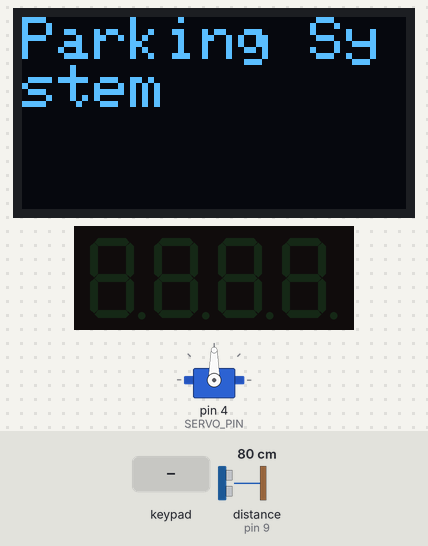
The sketch below on a simulated Arduino Uno, built with avr-gcc and run on an emulated ATmega328P. Parts: 128×64 one-colour display, servo, 4-digit seven-segment display. Wiring (inferred from the names in the program): ultrasonic range finder: trigger pin 8; echo pin 9. Inputs (shaded band) come from the test bench; at power-on: distance to the obstacle (sensor on pin 9) 80 cm. The echo pulse lasts 58.3 µs per cm; what the sketch prints to the serial monitor is not drawn.

Above: at 1.2 s.
1.3 s: distance to the obstacle (sensor on pin 9) set to 2 cm
At 2.4 s:
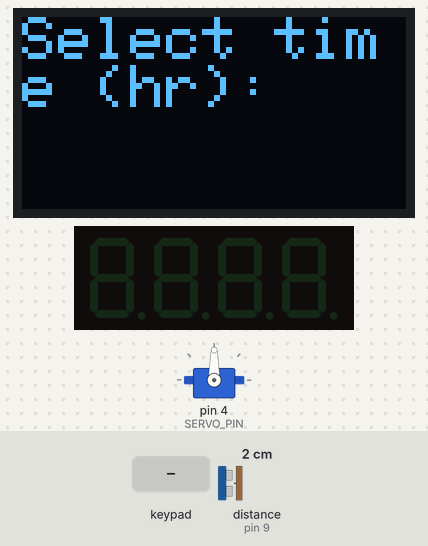
2.8 s: key '1' pressed
At 3.7 s:
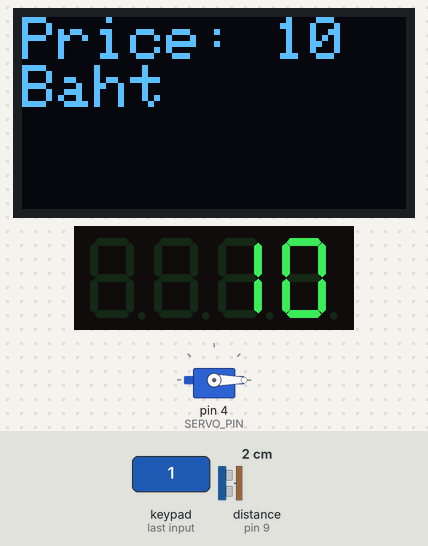
4.4 s: keypad keys 9 8 7 6 pressed 0.4 s apart
9.0 s: distance to the obstacle (sensor on pin 9) set to 47 cm
10.8 s: distance to the obstacle (sensor on pin 9) set to 54 cm
At 16.0 s:
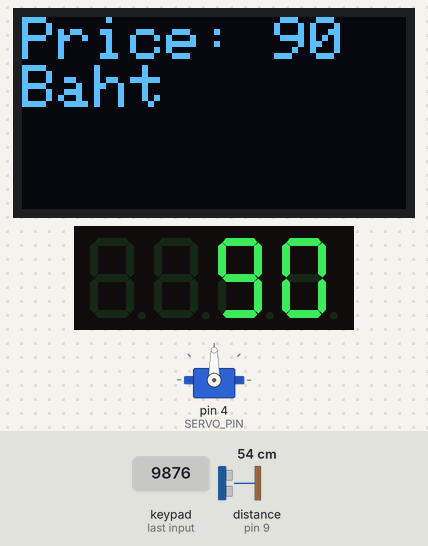
Timing chart, 0 to 16.8 s (numbered marks = the images above; inputs shaded):
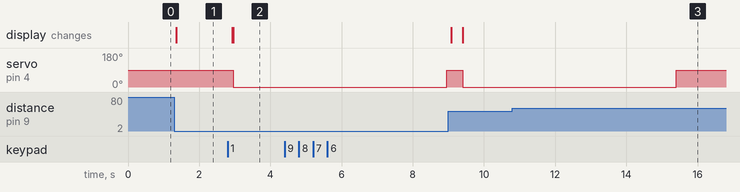

Measured:
- the behaviour switches between 51 and 52 cm on distance to the obstacle (sensor on pin 9) (found by bisection; images 2 and 3)
- after the input at 1.3 s, the display: changes after 0.05 s (image 1)
- after the input at 2.8 s, servo on pin 4 (SERVO_PIN): 90° → 0° after 0.15 s; the display: first changes after 0.13 s (image 2 shows a later state)
- after the input at 10.8 s, servo on pin 4 (SERVO_PIN): goes on until 15.4 s, then stays 90°

The sketch:

Car-parking.ino
```cpp
#include <Keypad.h>
#include <Wire.h>                // ไลบรารีสำหรับการสื่อสาร I2C
#include <Adafruit_GFX.h>         // ไลบรารีสำหรับกราฟิก
#include <Adafruit_SSD1306.h>     // ไลบรารีสำหรับ OLED SSD1306
#include <Servo.h>
#include <TM1637Display.h>       // ไลบรารีสำหรับ TM1637

#define TRIG_PIN 8
#define ECHO_PIN 9

#define SERVO_PIN 4

#define SCREEN_WIDTH 128   // ความกว้างของจอ
#define SCREEN_HEIGHT 64   // ความสูงของจอ
#define OLED_RESET    -1   // ไม่ใช้พอร์ต reset
Adafruit_SSD1306 display(SCREEN_WIDTH, SCREEN_HEIGHT, &Wire, OLED_RESET);

#define CLK_PIN 5
#define DIO_PIN 6
TM1637Display tm1637(CLK_PIN, DIO_PIN);

#define ROW_NUM    4  // 4 rows
#define COLUMN_NUM 4  // 4 columns

char keys[ROW_NUM][COLUMN_NUM] = {
  {'1', '2', '3', 'A'},
  {'4', '5', '6', 'B'},
  {'7', '8', '9', 'C'},
  {'*', '0', '#', 'D'}
};

byte pin_rows[ROW_NUM] = {A0, A1, A2, A3}; // แถว
byte pin_column[COLUMN_NUM] = {9, 8, 7, 6}; // คอลัมน์

Keypad keypad = Keypad(makeKeymap(keys), pin_rows, pin_column, ROW_NUM, COLUMN_NUM);

// สร้างตัวแปร Servo
Servo parkingGateServo;

void setup() {
  Serial.begin(9600);

  // กำหนด pin สำหรับ HC-SR04
  pinMode(TRIG_PIN, OUTPUT);
  pinMode(ECHO_PIN, INPUT);

  // เริ่มต้นหน้าจอ OLED
  if (!display.begin(SSD1306_SWITCHCAPVCC, 0x3C)) {
    Serial.println(F("SSD1306 allocation failed"));
    for (;;);  // หยุดหากไม่สามารถเชื่อมต่อได้
  }

  // ล้างหน้าจอ OLED
  display.clearDisplay();
  display.setTextColor(SSD1306_WHITE);  // กำหนดสีตัวอักษรเป็นสีขาว
  display.setTextSize(2);               // ขนาดตัวอักษรใหญ่ขึ้น
  display.setCursor(0, 0);              // ตั้งตำแหน่งการแสดงผล
  display.print(F("Parking System"));
  display.display();                    // แสดงผลบนหน้าจอ

  // เชื่อมต่อกับ Servo Motor
  parkingGateServo.attach(SERVO_PIN);

  // เริ่มต้น TM1637 display
  tm1637.setBrightness(0x0f);  // Set brightness to max
}

long getDistance() {
  digitalWrite(TRIG_PIN, LOW);
  delayMicroseconds(2);
  digitalWrite(TRIG_PIN, HIGH);
  delayMicroseconds(10);
  digitalWrite(TRIG_PIN, LOW);

  long duration = pulseIn(ECHO_PIN, HIGH);
  long distance = (duration * 0.0343) / 2;
  return distance;
}

void displayPrice(int price) {
  display.clearDisplay();
  display.setTextSize(2);
  display.setCursor(0, 0);

  // แสดงราคาที่จอ OLED
  display.print("Price: ");
  display.print(price);  // แสดงตัวเลข
  display.print(" Baht");

  display.display();

  // แสดงราคาที่ TM1637
  tm1637.showNumberDec(price);  // แสดงตัวเลขที่ TM1637 display
}

void openParkingGate() {
  parkingGateServo.write(0);  // เปิดประตู
  delay(6000);  // เปิด 6 วินาที
  parkingGateServo.write(90);   // ปิดประตู
}

void loop() {
  long distance = getDistance();
  if (distance <= 50) {
    Serial.println("Car detected, please select parking time.");

    display.clearDisplay();
    display.setTextSize(2);
    display.setCursor(0, 0);
    display.print("Select time (hr):");
    display.display();

    char key = keypad.getKey();
    if (key) {
      int price = 0;

      // กำหนดราคาตามการกดปุ่ม
      switch (key) {
        case '0':
          price = 0;
          break;
        case '1':
          price = 10;
          break;
        case '2':
          price = 20;
          break;
        case '3':
          price = 30;
          break;
        case '4':
          price = 40;
          break;
        case '5':
          price = 50;
          break;
        case '6':
          price = 60;
          break;
        case '7':
          price = 70;
          break;
        case '8':
          price = 80;
          break;
        case '9':
          price = 90;
          break;
        default:
          price = 0;
          break;
      }

      Serial.print("You selected ");
      Serial.print(price);
      Serial.println(" Baht.");

      displayPrice(price);  // แสดงราคาบนจอ OLED และ TM1637
      openParkingGate();    // เปิดประตู

    }
  } else {
    Serial.println("No object detected.");
  }
  delay(100);
}
```
